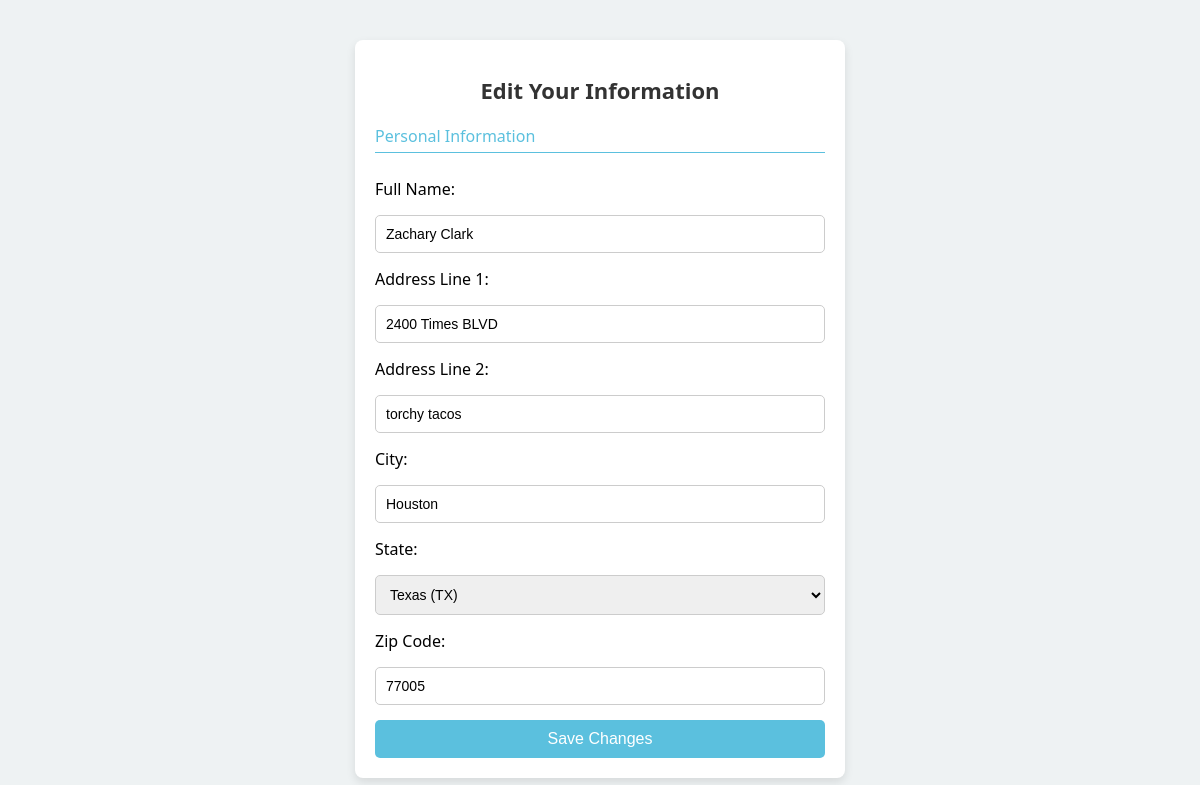
The page /edit_profile (signed in) on the database its author committed.
### tables this page shows
CREATE TABLE "Users" (
    id INTEGER PRIMARY KEY AUTOINCREMENT,
    email TEXT NOT NULL UNIQUE,
    password TEXT NOT NULL,
    full_name TEXT,
    address_1 TEXT,
    address_2 TEXT,
    city TEXT,
    state TEXT,
    zip_code TEXT,
    role TEXT CHECK(role IN ('volunteer', 'admin')) DEFAULT 'volunteer',
    skills TEXT,  -- Ensure skills is set as TEXT
    availability_start DATE,
    availability_end DATE
);

### server.py (the view)
@app.route('/edit_profile', methods=['GET'])
def edit_profile():
    if 'user_id' not in session:
        return redirect(url_for('splash_screen'))
    user_query = "SELECT * FROM Users WHERE id = :user_id"
    user_df = pd.read_sql(user_query, engine, params={'user_id': session['user_id']})
    if user_df.empty:
        return "User not found."
    user = user_df.iloc[0].to_dict()
    user['skills'] = user['skills'].split(',') if user['skills'] else []
    return render_template('edit_profile.html', user=user)

### templates/edit_profile.html (shortened to what this page needs)
<!DOCTYPE html>
<html lang="en">
<head>
</head>
<body>
    <div class="edit-container">
        <h1>Edit Your Information</h1>
        <form action="/update_profile" method="post">
            <div class="section-title">Personal Information</div>
            <label for="full_name">Full Name:</label>
            <input type="text" name="full_name" id="full_name" value="{{ user['full_name'] }}" required>
            <label for="address_1">Address Line 1:</label>
            <input type="text" name="address_1" id="address_1" value="{{ user['address_1'] }}" required>
            <label for="address_2">Address Line 2:</label>
            <input type="text" name="address_2" id="address_2" value="{{ user['address_2'] }}">
            <label for="city">City:</label>
            <input type="text" name="city" id="city" value="{{ user['city'] }}" required>
            <label for="state">State:</label>
            <select name="state" id="state" required>
                <option value="TX" {% if user['state'] == 'TX' %}selected{% endif %}>Texas (TX)</option>
            </select>
            <label for="zip_code">Zip Code:</label>
            <input type="text" name="zip_code" id="zip_code" value="{{ user['zip_code'] }}" required pattern="\d{5,}" title="Please enter at least 5 digits for the zip code">
            <input type="submit" value="Save Changes">
        </form>
    </div>
</body>
</html>

### templates/edit_profile.html (style rules this page uses)
body { font-family: 'Segoe UI', Tahoma, Geneva, Verdana, sans-serif; background-color: #eef2f3; display: flex; justify-content: center; align-items: flex-start; height: 100vh; margin: 0; overflow-y: auto; }
.edit-container { background-color: #fff; padding: 20px; border-radius: 8px; box-shadow: 0 4px 10px rgba(0, 0, 0, 0.1); width: 90%; max-width: 450px; margin: 40px 0; }
h1 { text-align: center; margin-bottom: 20px; font-size: 22px; color: #333; }
form { display: flex; flex-direction: column; gap: 15px; }
input, select { width: 100%; padding: 10px; font-size: 14px; border-radius: 5px; border: 1px solid #ccc; box-sizing: border-box; }
input[type="submit"] { background-color: #5bc0de; border: none; color: white; cursor: pointer; font-size: 16px; }
select { height: 40px; overflow-y: auto; }
.section-title { font-size: 16px; color: #5bc0de; margin-bottom: 10px; border-bottom: 1px solid #5bc0de; padding-bottom: 5px; }

### rows shown on the page
Users: full_name "Zachary Clark", address_1 "2400 Times BLVD", address_2 "torchy tacos", city "Houston", state "Texas (TX)", zip_code "77005"
